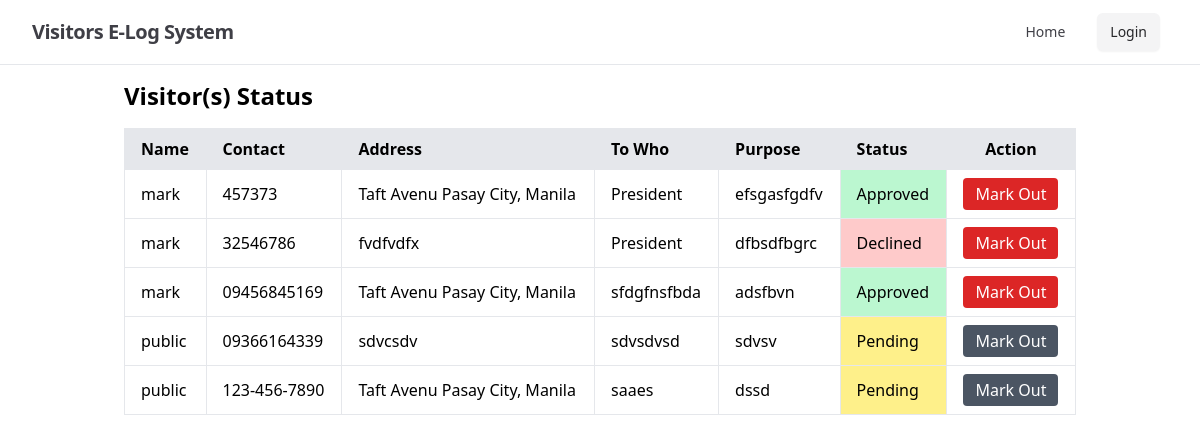
Screenshot of /accounts/visitor-out/ with the database file from the repository.
### accounts/models.py (models this page shows, shortened)
class VisitorLog(models.Model):
    DEPARTMENT_CHOICES = [
        ('HR', 'HR'),
        ('IT', 'IT'),
        ('Admin', 'Admin'),
        ('Finance', 'Finance'),
    ]
    STATUS_CHOICES = [
        ('Pending', 'Pending'),
        ('Approved', 'Approved'),
        ('Denied', 'Denied'),
    ]
    ACTION_CHOICES = [
        ('In', 'In'),
        ('Out', 'Out'),
    ]
    department = models.CharField(max_length=50, choices=DEPARTMENT_CHOICES)
    name = models.CharField(max_length=255)
    address = models.TextField()
    purpose = models.TextField()
    status = models.CharField(max_length=50, choices=STATUS_CHOICES)
    contact = models.CharField(max_length=15)
    to_whom = models.CharField(max_length=255)
    created_at = models.DateTimeField(auto_now_add=True)
    action = models.CharField(max_length=10, choices=ACTION_CHOICES, default='In')

### accounts/views.py (the view)
# urls.py: path('visitor-out/', views.visitor_out_view, name='visitor_out'),
def visitor_out_view(request):
    visitors = VisitorLog.objects.filter(action='In')  # Filter visitors with action "In"
    context = {
        'visitors': visitors,
    }
    return render(request, 'visitor/visitor_out.html', context)

### templates/visitor/visitor_out.html (shortened to what this page needs)
{% extends 'components/guestLayout.html' %}
{% block content %}
<div class="relative isolate overflow-hidden min-h-screen flex mt-14 justify-center">
<div class="container mx-auto px-9 py-6">
    <h1 class="text-2xl font-bold mb-4">Visitor(s) Status</h1>
    <div class="overflow-x-auto">
        <table class="min-w-full bg-white border border-gray-200 rounded shadow-md">
            <thead class="bg-gray-200">
                <tr>
                    <th class="px-4 py-2 border text-left">Name</th>
                    <th class="px-4 py-2 border text-left">Contact</th>
                    <th class="px-4 py-2 border text-left">Address</th>
                    <th class="px-4 py-2 border text-left">To Who</th>
                    <th class="px-4 py-2 border text-left">Purpose</th>
                    <th class="px-4 py-2 border text-left">Status</th>
                    <th class="px-4 py-2 border">Action</th>
                </tr>
            </thead>
            <tbody>
                {% for visitor in visitors %}
                <tr class="hover:bg-gray-100">
                    <td class="px-4 py-2 border">{{ visitor.name }}</td>
                    <td class="px-4 py-2 border">{{ visitor.contact }}</td>
                    <td class="px-4 py-2 border">{{ visitor.address }}</td>
                    <td class="px-4 py-2 border">{{ visitor.to_whom }}</td>
                    <td class="px-4 py-2 border">{{ visitor.purpose }}</td>
                    <td class="px-4 py-2 border"
                        style="background-color:
                            {% if visitor.status == 'Pending' %}#fef08a; /* yellow-200 */
                            {% elif visitor.status == 'Approved' %}#bbf7d0; /* green-200 */
                            {% elif visitor.status == 'Declined' %}#fecaca; /* red-200 */
                            {% else %}#ffffff; /* default white */
                            {% endif %}">
                        {{ visitor.status }}
                    </td>
                    <td class="px-4 py-2 border text-center">
                        <form method="POST" action="{% url 'visitor_out_action' visitor.id %}" class="inline">
                            {% if visitor.status != 'Pending' %}
                                <button type="submit" class="bg-red-600 text-white px-3 py-1 rounded hover:bg-red-700">
                                    Mark Out
                                </button>
                            {% else %}
                                <button type="button" class="bg-gray-600 text-white px-3 py-1 rounded cursor-not-allowed" disabled>
                                    Mark Out
                                </button>
                            {% endif %}
                        </form>
                    </td>
                </tr>
                {% empty %}
                <tr>
                    <td colspan="6" class="text-center px-4 py-2 border">No visitors currently "In".</td>
                </tr>
                {% endfor %}
            </tbody>
        </table>
    </div>
</div>
</div>
{% endblock %}

### templates/components/guestLayout.html (shortened to what this page needs)
<!DOCTYPE html>
<html lang="en">
<head>
    {% load static %}
    <script src="https://cdn.tailwindcss.com"></script>
</head>
<body class="min-h-screen flex flex-col">
    {% include 'components/nav.html' %}
    <div class="container mx-auto w-full flex-grow">
        {% block content %}{% endblock %}
    </div>
</body>
</html>

### templates/components/nav.html (shortened to what this page needs)
<!DOCTYPE html>
<html lang="en">
<head>
    {% load static %}
    <script src="https://cdn.tailwindcss.com"></script>
</head>
<body>
    <div class="fixed top-0 left-0 w-full z-50 bg-white border-b backdrop-blur-lg bg-opacity-80">
        <div class="mx-auto max-w-7xl px-6 sm:px-6 lg:px-8 ">
            <div class="relative flex h-16 justify-between">
                <div class="flex flex-1 items-stretch justify-start">
                    <a class="flex flex-shrink-0 items-center" href="{% url 'landingPage'%}">
                        <h1 class="text-xl font-bold tracking-tight text-zinc-700">Visitors E-Log System</h1>
                    </a>
                </div>
                <div class="flex-shrink-0 flex px-2 py-3 items-center space-x-8">
                    <a href="{% url 'landingPage'%}" class="text-zinc-700 hover:text-zinc-700 text-sm font-medium">Home</a>
                    <a class="text-zinc-800 bg-zinc-100 hover:bg-zinc-200 inline-flex items-center justify-center px-3 py-2 border border-transparent text-sm font-medium rounded-md shadow-sm "
                        href="{% url 'login' %}">Login
                    </a>
                </div>
            </div>
        </div>
    </div>
</body>
</html>

### rows the page displays
VisitorLog: name "mark", contact "457373", address "Taft Avenu Pasay City, Manila", to_whom "President", purpose "efsgasfgdfv", status "Approved", shows "Mark Out"
VisitorLog: name "mark", contact "32546786", address "fvdfvdfx", to_whom "President", purpose "dfbsdfbgrc", status "Declined", shows "Mark Out"
VisitorLog: name "mark", contact "09456845169", address "Taft Avenu Pasay City, Manila", to_whom "sfdgfnsfbda", purpose "adsfbvn", status "Approved", shows "Mark Out"
VisitorLog: name "public", contact "09366164339", address "sdvcsdv", to_whom "sdvsdvsd", purpose "sdvsv", status "Pending", shows "Mark Out"
VisitorLog: name "public", contact "123-456-7890", address "Taft Avenu Pasay City, Manila", to_whom "saaes", purpose "dssd", status "Pending", shows "Mark Out"
